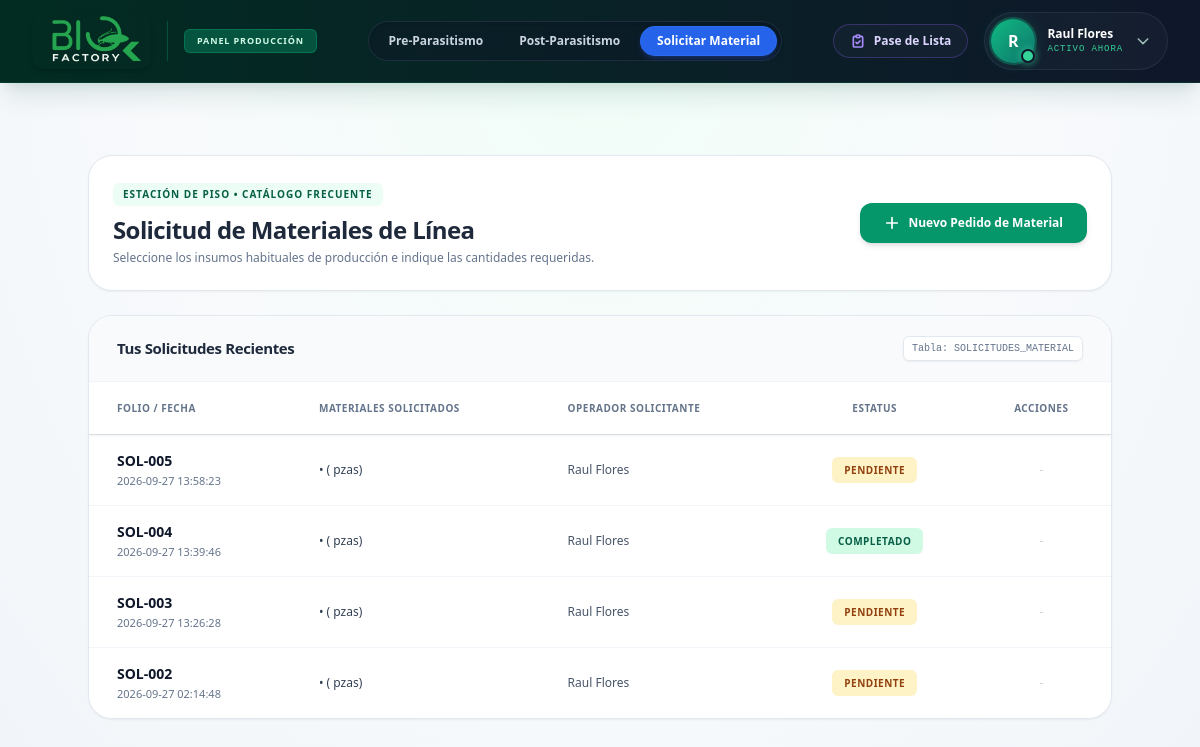
Screenshot of /piso/catopar/materiales (signed in) with the database file from the repository.
### tables this page shows
CREATE TABLE USUARIOS (
    id_usuario INTEGER PRIMARY KEY AUTOINCREMENT,
    id_area INTEGER,
    nombre_usuario VARCHAR(150) NOT NULL,
    puesto VARCHAR(100),
    nip_firma VARCHAR(50)
, estatus TEXT DEFAULT 'Activo');

CREATE TABLE "SOLICITUDES_MATERIAL" (
    "id_solicitud" INTEGER PRIMARY KEY AUTOINCREMENT,
    "id_area_solicitante" INTEGER,
    "id_operador" INTEGER,
    "fecha_solicitud" DATETIME DEFAULT CURRENT_TIMESTAMP,
    "estatus" TEXT
);

### routes/prod_catopar.py (the view)
@prod_catopar_bp.route('/materiales')
def materiales():
    id_operador = session.get('id_usuario')
    try:
        conn = get_db_connection()
        cursor = conn.cursor()
        cursor.execute("""
            SELECT
                SM.id_solicitud,
                SM.fecha_solicitud,
                SM.estatus,
                U.nombre_usuario,
                M.nombre_material,
                SD.cantidad_solicitada
            FROM SOLICITUDES_MATERIAL SM
            JOIN USUARIOS U ON SM.id_operador = U.id_usuario
            JOIN SOLICITUDES_DETALLE SD ON SM.id_solicitud = SD.id_solicitud
            JOIN MATERIALES M ON SD.id_material = M.id_material
            WHERE SM.id_operador = ?
            ORDER BY SM.id_solicitud DESC
        """, (id_operador,))
        filas = cursor.fetchall()
        solicitudes_dict = {}
        for fila in filas:
            id_sol = fila['id_solicitud']
            if id_sol not in solicitudes_dict:
                solicitudes_dict[id_sol] = {
                    'id_solicitud': id_sol,
                    'fecha_solicitud': fila['fecha_solicitud'],
                    'estatus': fila['estatus'],
                    'nombre_usuario': fila['nombre_usuario'],
                    'materiales': []
                }
            solicitudes_dict[id_sol]['materiales'].append({
                'nombre_material': fila['nombre_material'],
                'cantidad': fila['cantidad_solicitada']
            })
        mis_solicitudes = list(solicitudes_dict.values())
        conn.close()
    except Exception as e:
        print(f"Error: {e}")
        mis_solicitudes = []
    return render_template('produccion/materiales.html', origen='catopar', mis_solicitudes=mis_solicitudes)

### routes/prod_catopar.py (called while the page is built)
def get_db_connection():
    conn = sqlite3.connect(r'C:\Users\maryt\OneDrive\Escritorio\Proyecto\SF_Koppert\Bd_SIO-AGRO.db')
    conn.row_factory = sqlite3.Row
    return conn

### templates/produccion/materiales.html (shortened to what this page needs)
{% extends "produccion/base_produc.html" %}
{% block navbar_menu %}
<div class="flex items-center gap-1 p-1 bg-slate-900/40 rounded-full border border-slate-700/50 backdrop-blur-md shadow-inner">
    {% if origen == 'catopar' %}
        <a href="{{ url_for('prod_catopar.pre') }}" class="flex items-center gap-1.5 px-3 sm:px-4 py-1.5 rounded-full text-[11px] sm:text-xs font-bold text-slate-300 hover:text-white hover:bg-slate-700/50 transition-all whitespace-nowrap">
            Pre-Parasitismo
        </a>
        <a href="{{ url_for('prod_catopar.post') }}" class="flex items-center gap-1.5 px-3 sm:px-4 py-1.5 rounded-full text-[11px] sm:text-xs font-bold text-slate-300 hover:text-white hover:bg-slate-700/50 transition-all whitespace-nowrap">
            Post-Parasitismo
        </a>
        <a href="{{ url_for('prod_catopar.materiales') }}" class="flex items-center gap-1.5 px-3 sm:px-4 py-1.5 rounded-full text-[11px] sm:text-xs font-bold text-white bg-blue-600 shadow-md shadow-blue-900/50 border border-blue-500/30 transition-all cursor-default whitespace-nowrap">
            Solicitar Material
        </a>
    {% endif %}
</div>
{% endblock %}
{% block content %}
    <main class="flex-1 overflow-y-auto p-6 lg:p-10">
        <div class="max-w-5xl mx-auto space-y-6">
            <div class="bg-white border border-slate-200 p-6 rounded-3xl shadow-sm flex flex-col sm:flex-row justify-between items-start sm:items-center gap-4">
                <div>
                    <div class="inline-flex items-center gap-1.5 px-2.5 py-1 rounded-md bg-emerald-50 text-emerald-800 text-[10px] font-bold tracking-widest uppercase mb-2">
                        Estación de Piso &bull; Catálogo Frecuente
                    </div>
                    <h1 class="text-2xl font-black text-slate-800 tracking-tight mb-1">Solicitud de Materiales de Línea</h1>
                    <p class="text-xs text-slate-500 font-medium">Seleccione los insumos habituales de producción e indique las cantidades requeridas.</p>
                </div>
                <button type="button" onclick="abrirModalNuevo()" class="bg-emerald-600 hover:bg-emerald-700 text-white text-xs font-bold py-3 px-6 rounded-xl shadow-md transition-all flex items-center gap-2 whitespace-nowrap">
                    <svg class="w-4 h-4 font-bold" fill="none" stroke="currentColor" viewBox="0 0 24 24"><path stroke-linecap="round" stroke-linejoin="round" stroke-width="2.5" d="M12 4v16m8-8H4"></path></svg>
                    Nuevo Pedido de Material
                </button>
            </div>
            <div class="bg-white rounded-3xl shadow-sm border border-slate-200 overflow-hidden mt-6">
                <div class="bg-slate-50 px-7 py-5 border-b border-slate-100 flex justify-between items-center">
                    <h2 class="text-[15px] font-bold text-slate-800 tracking-tight">Tus Solicitudes Recientes</h2>
                    <span class="text-[10px] text-slate-500 font-mono bg-white border border-slate-200 px-2 py-1 rounded-md shadow-sm">Tabla: SOLICITUDES_MATERIAL</span>
                </div>
                <div class="overflow-x-auto">
                    <table class="min-w-full text-sm">
                        <thead class="bg-white sticky top-0 z-10 shadow-sm border-b border-slate-200">
                            <tr>
                                <th class="px-7 py-4 text-left font-extrabold text-slate-500 uppercase tracking-wider text-[10px]">Folio / Fecha</th>
                                <th class="px-7 py-4 text-left font-extrabold text-slate-500 uppercase tracking-wider text-[10px]">Materiales Solicitados</th>
                                <th class="px-7 py-4 text-left font-extrabold text-slate-500 uppercase tracking-wider text-[10px]">Operador Solicitante</th>
                                <th class="px-7 py-4 text-center font-extrabold text-slate-500 uppercase tracking-wider text-[10px]">Estatus</th>
                                <th class="px-7 py-4 text-center font-extrabold text-slate-500 uppercase tracking-wider text-[10px]">Acciones</th>
                            </tr>
                        </thead>
                        <tbody class="divide-y divide-slate-100 bg-white text-xs">
                            {% for sol in mis_solicitudes %}
                            <tr class="hover:bg-slate-50 transition-colors">
                                <td class="px-7 py-4 whitespace-nowrap">
                                    <div class="font-bold text-slate-900 text-sm">SOL-00{{ sol['id_solicitud'] }}</div>
                                    <div class="text-[11px] text-slate-500 font-medium mt-0.5">{{ sol['fecha_solicitud'] }}</div>
                                </td>
                                <td class="px-7 py-4 font-medium text-slate-700 space-y-1">
                                    <span class="block">&bull; {{ sol['nombre_material'] }} ({{ sol['cantidad_solicitada'] }} pzas)</span>
                                </td>
                                <td class="px-7 py-4 text-slate-600 font-medium">
                                    {{ sol['nombre_usuario'] }}
                                </td>
                                <td class="px-7 py-4 whitespace-nowrap text-center">
                                    {% if sol['estatus']|upper == 'PENDIENTE' %}
                                        <span class="px-3 py-1.5 rounded-md text-[10px] font-black bg-amber-100 text-amber-800 uppercase tracking-wider">{{ sol['estatus'] }}</span>
                                    {% elif sol['estatus']|upper == 'AUTORIZADO' %}
                                        <span class="px-3 py-1.5 rounded-md text-[10px] font-black bg-sky-100 text-sky-800 uppercase tracking-wider">{{ sol['estatus'] }}</span>
                                    {% elif sol['estatus']|upper == 'RECHAZADO' %}
                                        <span class="px-3 py-1.5 rounded-md text-[10px] font-black bg-red-100 text-red-800 uppercase tracking-wider">{{ sol['estatus'] }}</span>
                                    {% else %}
                                        <span class="px-3 py-1.5 rounded-md text-[10px] font-black bg-emerald-100 text-emerald-800 uppercase tracking-wider">{{ sol['estatus'] }}</span>
                                    {% endif %}
                                </td>
                                <td class="px-7 py-4 whitespace-nowrap text-center">
                                    {% if sol['estatus']|upper == 'RECHAZADO' %}
                                    <button type="button" onclick="abrirModalEdicion({{ sol['id_solicitud'] }})" class="text-blue-500 hover:text-blue-700 bg-blue-50 hover:bg-blue-100 p-2 rounded-lg transition-colors inline-block" title="Editar Solicitud">
                                        <svg class="w-4 h-4" fill="none" stroke="currentColor" viewBox="0 0 24 24"><path stroke-linecap="round" stroke-linejoin="round" stroke-width="2" d="M15.232 5.232l3.536 3.536m-2.036-5.036a2.5 2.5 0 113.536 3.536L6.5 21.036H3v-3.572L16.732 3.732z"></path></svg>
                                    </button>
                                    {% else %}
                                        <span class="text-slate-300">-</span>
                                    {% endif %}
                                </td>
                            </tr>
                            {% else %}
                            <tr>
                                <td colspan="5" class="px-7 py-8 text-center text-slate-500 font-medium">No has realizado ninguna solicitud recientemente.</td>
                            </tr>
                            {% endfor %}
                        </tbody>
                    </table>
                </div>
            </div>
        </div>
    </main>
{% endblock %}

### templates/produccion/base_produc.html (shortened to what this page needs)
<!DOCTYPE html>
<html lang="es">
<head>
    <script src="https://cdn.tailwindcss.com"></script>
</head>
<body class="bg-[radial-gradient(ellipse_at_top,_var(--tw-gradient-stops))] from-emerald-50/80 via-slate-50 to-slate-100 flex flex-col h-screen font-sans overflow-hidden relative">
    <nav class="flex-shrink-0 bg-gradient-to-r from-emerald-950 to-slate-900 text-emerald-100 shadow-xl shadow-emerald-900/10 z-30 border-b border-emerald-900/50">
        <div class="max-w-7xl mx-auto px-4 sm:px-6 lg:px-8">
            <div class="flex flex-wrap md:flex-nowrap items-center justify-between py-3 min-h-[80px] gap-y-3 gap-x-2">
                <div class="flex items-center shrink-0">
                    <img src="{{ url_for('static', filename='imagenes/logo/biofactory.jpg') }}" alt="Logo Biofactory" class="h-10 md:h-14 w-auto object-contain rounded-xl shadow-md">
                    <div class="hidden sm:flex flex-col justify-center">
                        <span class="text-[9px] bg-emerald-800/80 text-emerald-100 px-2 md:px-3 py-1 rounded-md font-bold uppercase tracking-widest border border-emerald-600/50 shadow-sm shadow-emerald-900/20">Panel Producción</span>
                    </div>
                </div>
                <div class="w-full md:w-auto md:flex-1 order-last md:order-none overflow-x-auto hide-scroll flex md:justify-center px-1 pb-1 md:pb-0">
                    {% block navbar_menu %}
                    {% endblock %}
                </div>
                <div class="flex items-center shrink-0 relative">
                    <a href="{{ url_for('asistencia.pase_lista') }}" title="Pase de Lista" class="group flex items-center gap-2 bg-slate-800/40 hover:bg-violet-600/80 px-3 md:px-4 py-2 rounded-full transition-all active:scale-95 mr-2 sm:mr-4 border border-violet-500/30 hover:border-violet-400 focus:outline-none">
                        <span class="hidden lg:inline-block text-xs font-bold text-violet-200 group-hover:text-white transition-colors">Pase de Lista</span>
                    </a>
                    <button id="user-menu-btn" class="group flex items-center gap-2 sm:gap-3 bg-slate-800/40 hover:bg-slate-700/60 p-1.5 pr-3 sm:pr-4 rounded-full transition-all active:scale-95 touch-manipulation focus:outline-none focus:ring-2 focus:ring-emerald-400 focus:ring-offset-2 focus:ring-offset-slate-900 border border-slate-700/50">
                        <div class="relative flex items-center justify-center w-9 h-9 md:w-11 md:h-11 rounded-full bg-gradient-to-br from-emerald-500 to-teal-700 shadow-[0_0_15px_rgba(16,185,129,0.2)] ring-2 ring-emerald-500/30 group-hover:ring-emerald-400 group-hover:shadow-[0_0_20px_rgba(16,185,129,0.4)] transition-all">
                            <span class="text-white font-black text-sm md:text-base drop-shadow-lg">
                                {{ session.get('nombre', 'U')[0]|upper if session.get('nombre') else 'U' }}
                            </span>
                            <span class="absolute bottom-0 right-0 w-3 h-3 md:w-3.5 md:h-3.5 bg-emerald-400 border-2 border-slate-900 rounded-full shadow-[0_0_8px_rgba(52,211,153,0.8)]"></span>
                        </div>
                        <div class="hidden sm:block text-left">
                            <p class="text-xs font-bold text-white leading-tight truncate max-w-[130px] drop-shadow-sm">{{ session.get('nombre', 'Administrador') }}</p>
                            <p class="text-[9px] text-emerald-400 font-mono tracking-widest uppercase mt-0.5 font-medium">Activo ahora</p>
                        </div>
                        <svg class="w-4 h-4 text-emerald-100/70 group-hover:text-white transition-colors" fill="none" stroke="currentColor" viewBox="0 0 24 24"><path stroke-linecap="round" stroke-linejoin="round" stroke-width="2.5" d="M19 9l-7 7-7-7"></path></svg>
                    </button>
                </div>
            </div>
        </div>
    </nav>
    <main class="flex-1 overflow-y-auto p-4 sm:p-8 relative">
        <div class="max-w-6xl mx-auto relative z-10">
            <div class="space-y-4">
                {% block content %}
                {% endblock %}
            </div>
        </div>
    </main>
</body>
</html>

### rows the page displays
USUARIOS: get "Raul Flores", id_solicitud "5", fecha_solicitud "2026-09-27 13:58:23", nombre_usuario "Raul Flores", estatus "PENDIENTE", id_solicitud "4", fecha_solicitud "2026-09-27 13:39:46", estatus "COMPLETADO", id_solicitud "3", fecha_solicitud "2026-09-27 13:26:28", id_solicitud "2", fecha_solicitud "2026-09-27 02:14:48"

### other values shown
{{ session.get('nombre', 'U')[0]|upper if session.get('nombre') else 'U' }} "R"
